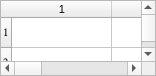
<?xml version="1.0" encoding="UTF-8"?>
<ui version="4.0">
 <comment>GÉNÉRÉ par tools/dfm2ui.py depuis src/f_afdistat.dfm : ne pas modifier à la main avant la fin du portage de la fiche</comment>
 <class>frmAffDistArretsTram</class>
 <widget class="QDialog" name="frmAffDistArretsTram">
  <property name="geometry">
   <rect>
    <x>591</x>
    <y>0</y>
    <width>156</width>
    <height>76</height>
   </rect>
  </property>
  <property name="windowTitle">
   <string> </string>
  </property>
  <property name="vclFontHeight" stdset="0">
   <number>-11</number>
  </property>
  <property name="font">
   <font>
    <family>MS Sans Serif</family>
    <pointsize>8</pointsize>
    <bold>false</bold>
    <italic>false</italic>
    <underline>false</underline>
    <strikeout>false</strikeout>
   </font>
  </property>
  <property name="vclHelpContext" stdset="0">
   <number>642</number>
  </property>
  <property name="vclHorzScrollBarVisible" stdset="0">
   <bool>false</bool>
  </property>
  <property name="vclVertScrollBarVisible" stdset="0">
   <bool>false</bool>
  </property>
  <property name="vclBorderIcons" stdset="0">
   <string notr="true">biMinimize,biSystemMenu</string>
  </property>
  <property name="vclBorderStyle" stdset="0">
   <string notr="true">bsSizeToolWin</string>
  </property>
  <property name="vclColor" stdset="0">
   <string notr="true">clBtnFace</string>
  </property>
  <property name="vclConstraintsMaxWidth" stdset="0">
   <number>172</number>
  </property>
  <property name="vclConstraintsMinWidth" stdset="0">
   <number>172</number>
  </property>
  <property name="vclFormStyle" stdset="0">
   <string notr="true">fsStayOnTop</string>
  </property>
  <property name="vclKeyPreview" stdset="0">
   <bool>true</bool>
  </property>
  <property name="vclTextHeight" stdset="0">
   <number>13</number>
  </property>
  <widget class="TStringGrid" name="StringGridDistances">
   <property name="rowCount">
    <number>4</number>
   </property>
   <property name="columnCount">
    <number>5</number>
   </property>
   <property name="geometry">
    <rect>
     <x>0</x>
     <y>0</y>
     <width>156</width>
     <height>76</height>
    </rect>
   </property>
   <property name="vclFontHeight" stdset="0">
    <number>-11</number>
   </property>
   <property name="font">
    <font>
     <family>Symbol</family>
     <pointsize>8</pointsize>
     <bold>false</bold>
     <italic>false</italic>
     <underline>false</underline>
     <strikeout>false</strikeout>
    </font>
   </property>
   <property name="vclAlign" stdset="0">
    <string notr="true">alClient</string>
   </property>
   <property name="vclDefaultColWidth" stdset="0">
    <number>28</number>
   </property>
   <property name="vclDefaultRowHeight" stdset="0">
    <number>20</number>
   </property>
   <property name="vclRowCount" stdset="0">
    <number>4</number>
   </property>
   <property name="vclScrollBars" stdset="0">
    <string notr="true">ssVertical</string>
   </property>
   <property name="vclTabOrder" stdset="0">
    <number>0</number>
   </property>
   <property name="vclRowHeights" stdset="0">
    <stringlist notr="true">
     <string>20</string>
     <string>20</string>
     <string>20</string>
     <string>20</string>
    </stringlist>
   </property>
  </widget>
 </widget>
 <customwidgets>
  <customwidget>
   <class>TStringGrid</class>
   <extends>QTableWidget</extends>
   <header>vcl/controles.h</header>
  </customwidget>
 </customwidgets>
 <resources>
  <include location="../ressources/images.qrc" />
 </resources>
 <connections />
</ui>
